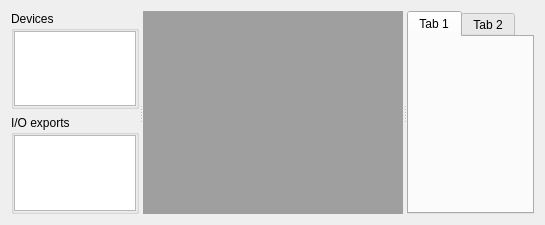
<?xml version="1.0" encoding="UTF-8"?>
<ui version="4.0">
 <class>Ripes::IOTab</class>
 <widget class="QWidget" name="Ripes::IOTab">
  <property name="geometry">
   <rect>
    <x>0</x>
    <y>0</y>
    <width>545</width>
    <height>225</height>
   </rect>
  </property>
  <property name="windowTitle">
   <string>Form</string>
  </property>
  <layout class="QGridLayout" name="gridLayout_2">
   <item row="0" column="0">
    <widget class="QSplitter" name="splitter">
     <property name="orientation">
      <enum>Qt::Horizontal</enum>
     </property>
     <property name="childrenCollapsible">
      <bool>false</bool>
     </property>
     <widget class="QWidget" name="verticalLayoutWidget">
      <layout class="QVBoxLayout" name="lhsLayout">
       <item>
        <widget class="QGroupBox" name="groupBox_2">
         <property name="title">
          <string>Devices</string>
         </property>
         <layout class="QGridLayout" name="gridLayout">
          <property name="leftMargin">
           <number>0</number>
          </property>
          <property name="topMargin">
           <number>0</number>
          </property>
          <property name="rightMargin">
           <number>0</number>
          </property>
          <property name="bottomMargin">
           <number>0</number>
          </property>
          <item row="0" column="0">
           <widget class="QTableWidget" name="peripheralsTable">
            <property name="sizePolicy">
             <sizepolicy hsizetype="Expanding" vsizetype="Expanding">
              <horstretch>0</horstretch>
              <verstretch>0</verstretch>
             </sizepolicy>
            </property>
           </widget>
          </item>
         </layout>
        </widget>
       </item>
       <item>
        <widget class="QGroupBox" name="groupBox">
         <property name="title">
          <string>I/O exports</string>
         </property>
         <layout class="QGridLayout" name="gridLayout_3">
          <property name="leftMargin">
           <number>0</number>
          </property>
          <property name="topMargin">
           <number>0</number>
          </property>
          <property name="rightMargin">
           <number>0</number>
          </property>
          <property name="bottomMargin">
           <number>0</number>
          </property>
          <item row="0" column="0">
           <widget class="QPlainTextEdit" name="ioSymbols">
            <property name="sizePolicy">
             <sizepolicy hsizetype="Expanding" vsizetype="Expanding">
              <horstretch>0</horstretch>
              <verstretch>0</verstretch>
             </sizepolicy>
            </property>
            <property name="lineWrapMode">
             <enum>QPlainTextEdit::NoWrap</enum>
            </property>
            <property name="readOnly">
             <bool>true</bool>
            </property>
           </widget>
          </item>
         </layout>
        </widget>
       </item>
      </layout>
     </widget>
     <widget class="QWidget" name="gridLayoutWidget">
      <layout class="QGridLayout" name="dockArea">
       <item row="0" column="0">
        <widget class="QMdiArea" name="mdiArea">
         <property name="sizePolicy">
          <sizepolicy hsizetype="Expanding" vsizetype="Expanding">
           <horstretch>0</horstretch>
           <verstretch>0</verstretch>
          </sizepolicy>
         </property>
        </widget>
       </item>
      </layout>
     </widget>
     <widget class="QTabWidget" name="peripheralsTab">
      <property name="sizePolicy">
       <sizepolicy hsizetype="MinimumExpanding" vsizetype="Expanding">
        <horstretch>0</horstretch>
        <verstretch>1</verstretch>
       </sizepolicy>
      </property>
      <property name="minimumSize">
       <size>
        <width>0</width>
        <height>0</height>
       </size>
      </property>
      <property name="currentIndex">
       <number>0</number>
      </property>
      <widget class="QWidget" name="tab">
       <attribute name="title">
        <string>Tab 1</string>
       </attribute>
      </widget>
      <widget class="QWidget" name="tab_2">
       <attribute name="title">
        <string>Tab 2</string>
       </attribute>
      </widget>
     </widget>
    </widget>
   </item>
  </layout>
 </widget>
 <resources/>
 <connections/>
</ui>
